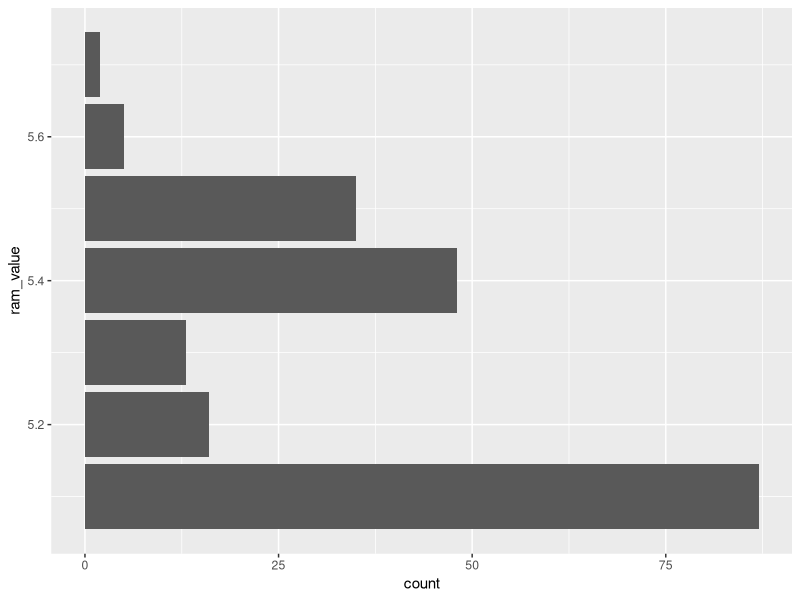
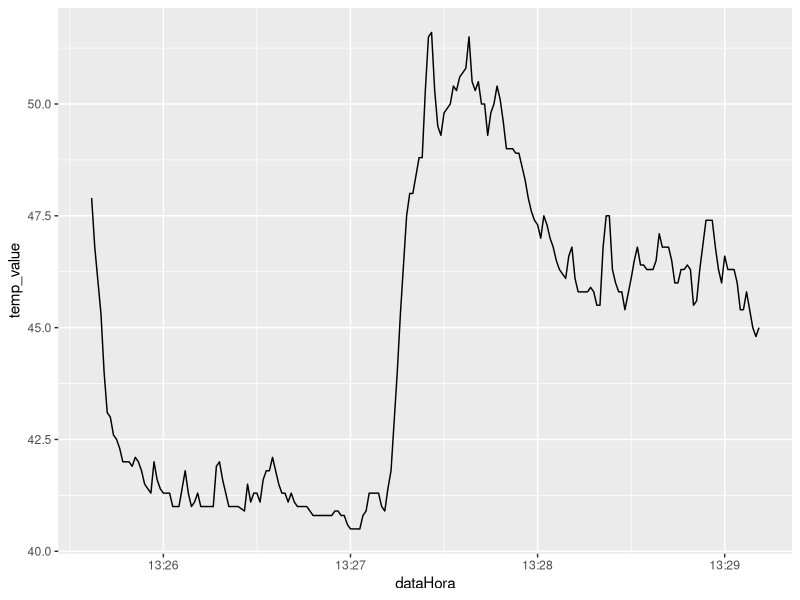
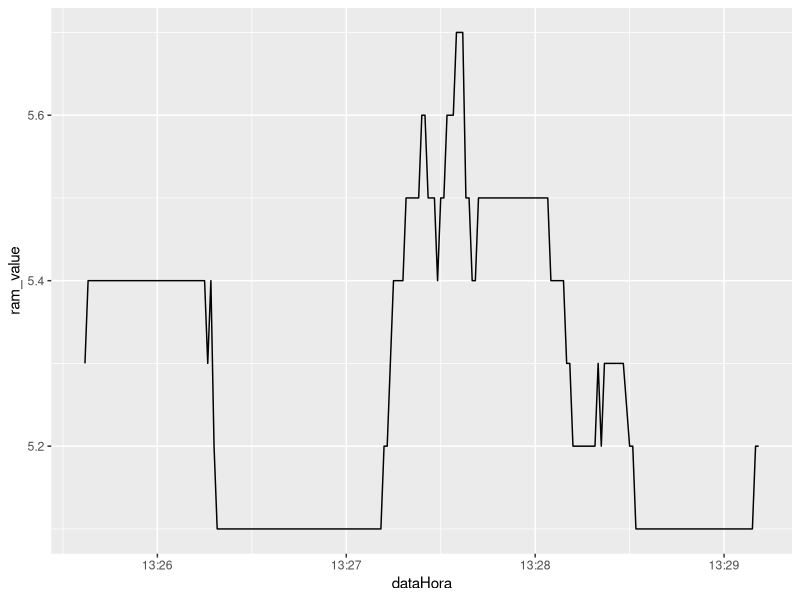
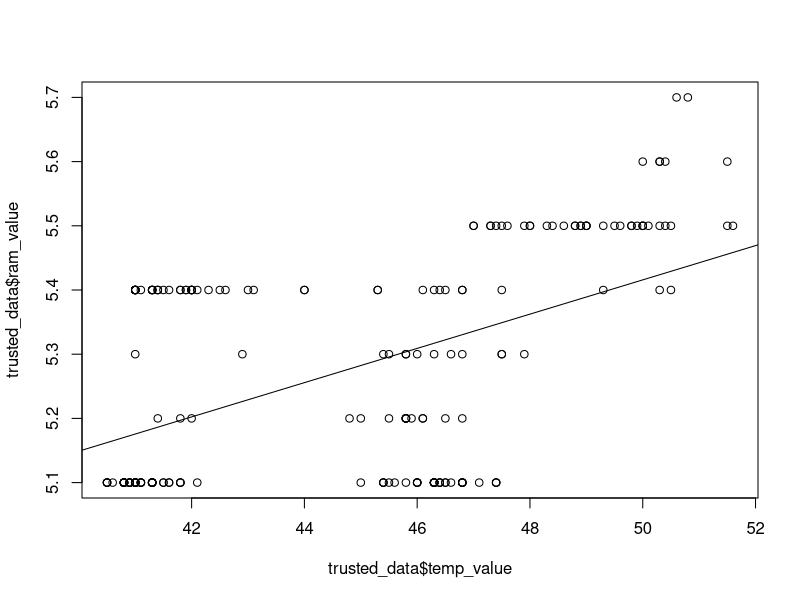
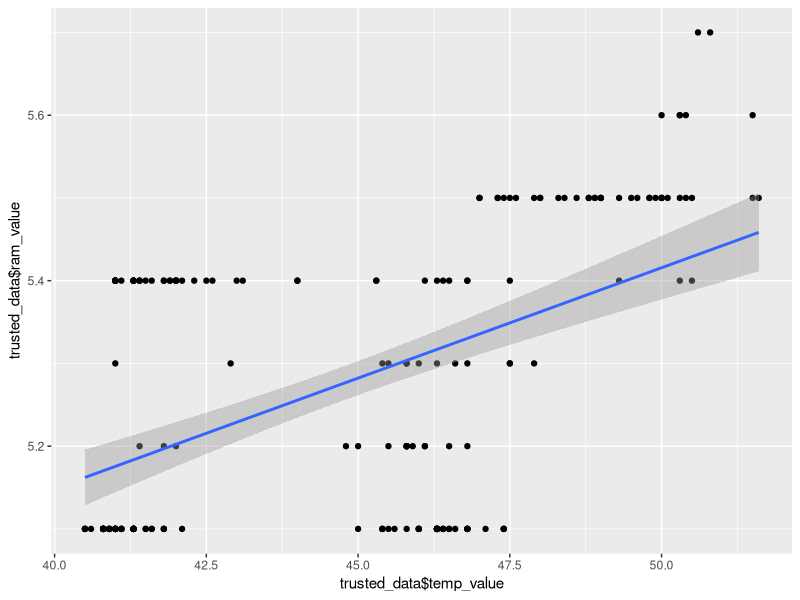
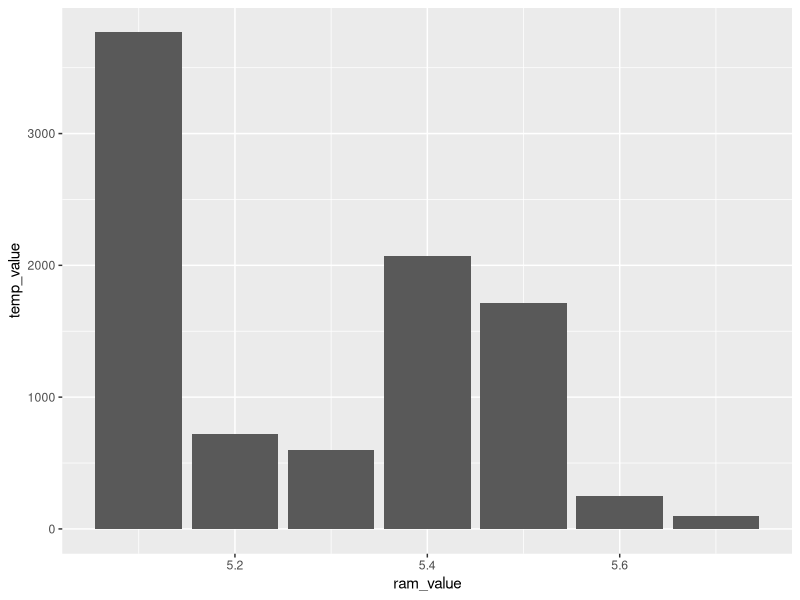
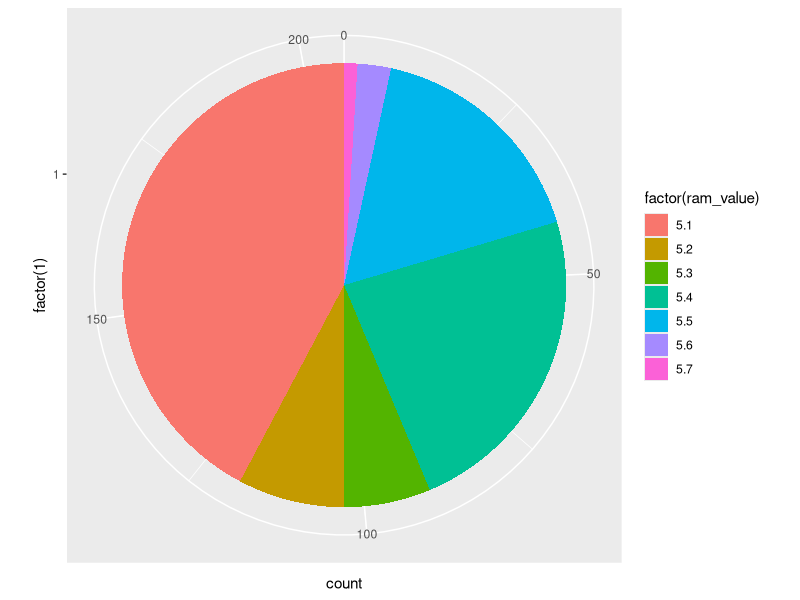
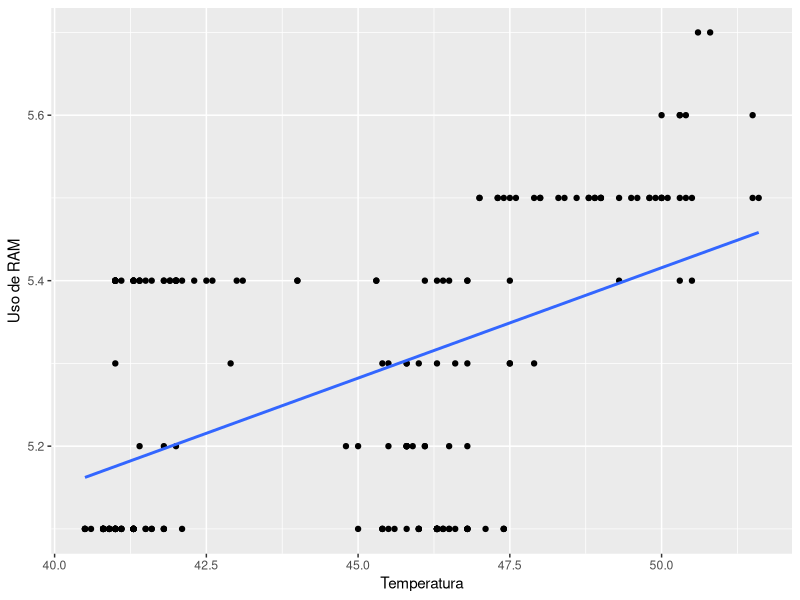

Generate these figures, in order, with R:
library(readr)
library(ggplot2)
trusted_data <- read_csv("trusted-data.csv")

ggplot(data = trusted_data, aes( y = ram_value)) +
  geom_bar()

ggplot(data = trusted_data, aes(x = dataHora, y = temp_value)) +
  geom_line()

ggplot(data = trusted_data, aes(x = dataHora, y = ram_value)) +
  geom_line()

plot(trusted_data$ram_value~trusted_data$temp_value)
abline(4.08181, 0.02668)

#model <- lm(trusted_data$ram_value~trusted_data$temp_value)
#model


ggplot(mapping = aes(trusted_data$temp_value, trusted_data$ram_value)) +
  geom_point() +
  geom_smooth(method = "lm")

predict(lm(trusted_data$ram_value~trusted_data$temp_value))

summary(lm(trusted_data$ram_value~trusted_data$temp_value))

#BAR PLOT TEMPxRAM
ggplot(trusted_data, aes(x = ram_value, y = temp_value)) +
  geom_bar(stat = "identity")

#GRAFICO DE PIZZA
ggplot(trusted_data, aes(x = factor(1), fill = factor(ram_value))) +
geom_bar() +
coord_polar(theta = "y")

#GRAFICO DE REGRESSAO LINEAR
ggplot(trusted_data, aes(x = temp_value, y = ram_value)) +
  geom_point() +
  geom_smooth(method = "lm", se = FALSE) +
  labs(x = "Temperatura", y = "Uso de RAM")
  